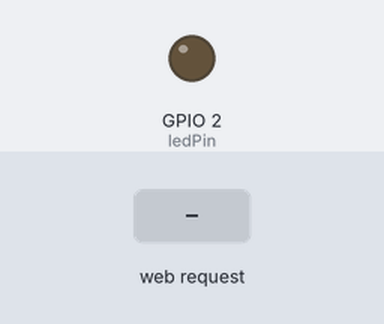
This sketch was run on a simulated ESP32. Shown: output pins drawn as LEDs (lit = HIGH). Inputs (shaded band) come from the test bench. WiFi joins after 1.5 s; servers stay silent unless stated; what the sketch prints to the serial monitor is not drawn.

Above: at 2.7 s.
2.8 s: HTTP request GET /LED?value=1 received
At 4.0 s:
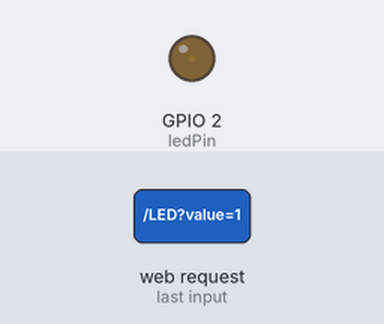
4.3 s: HTTP request GET /LED?value=120 received
At 5.3 s:
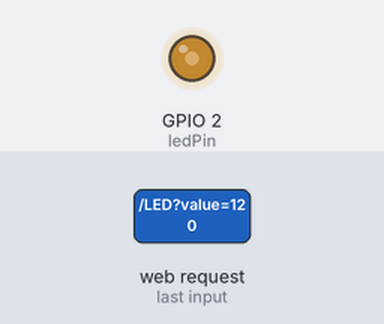
Timing chart, 0 to 7.3 s (numbered marks = the images above; inputs shaded):
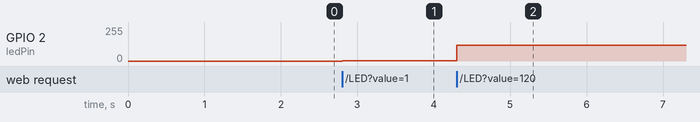

The sketch:

testingiot3LED_PWM_Argument.ino
```cpp
#include <WiFi.h>
#include <WebServer.h>

// WiFi credentials
const char* ssid = "*****";       // Replace with your WiFi SSID
const char* password = "******";  // Replace with your WiFi password

WebServer server(80);             // Create a web server object
const int ledPin = 2;             // GPIO2 for the LED

// --- Function Prototypes for Route Handlers ---
void handleRoot();
void handleLEDControl();
void handleNotFound();

void setup() {
  Serial.begin(115200);
  pinMode(ledPin, OUTPUT);        // Set LED pin as output

  // Connect to WiFi
  WiFi.begin(ssid, password);
  Serial.print("Connecting to WiFi");
  while (WiFi.status() != WL_CONNECTED) {
    delay(500);
    Serial.print(".");
  }
  Serial.println("\nWiFi connected. IP: " + WiFi.localIP().toString());

  // --- Define Server Routes Using Function Handlers ---
  server.on("/", HTTP_GET, handleRoot);
  server.on("/LED", HTTP_GET, handleLEDControl);
  server.onNotFound(handleNotFound);

  server.begin();
  Serial.println("HTTP server started.");
}

void loop() {
  server.handleClient(); // Handle client requests
}

// --- Route Handler Implementations ---

/**
 * @brief Handles requests to the root URL ("/").
 */
void handleRoot() {
  String message = "Welcome!\nUse /LED?value=<0-255> to control brightness.";
  server.send(200, "text/plain", message);
}

/**
 * @brief Handles requests to control the LED brightness ("/LED").
 *        Parses the 'value' query parameter to set the PWM duty cycle.
 */
void handleLEDControl() {
  if (server.hasArg("value")) {
    int pwmValue = server.arg("value").toInt();
    if (pwmValue >= 0 && pwmValue <= 255) {
      analogWrite(ledPin, pwmValue); // Set PWM duty cycle
      String response = "Brightness set to " + String(pwmValue);
      server.send(200, "text/plain", response);
    } else {
      server.send(400, "text/plain", "Error: Value must be between 0 and 255.");
    }
  } else {
    server.send(400, "text/plain", "Error: Missing 'value' parameter.");
  }
}

/**
 * @brief Handles requests to any URL not explicitly defined.
 */
void handleNotFound() {
  server.send(404, "text/plain", "404: Not Found");
}
```

Measured:
- after the input at 2.8 s, GPIO 2 (ledPin): 0/255 → 1/255 at once
- after the input at 4.3 s, GPIO 2 (ledPin): 1/255 → 120/255 at once
